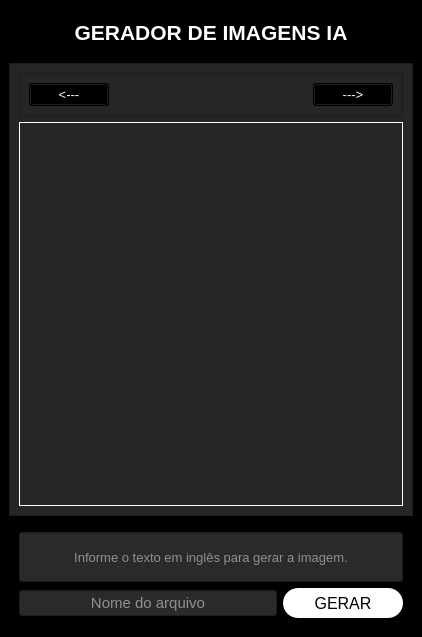
<?xml version="1.0" encoding="UTF-8"?>
<ui version="4.0">
 <class>MainWindow</class>
 <widget class="QMainWindow" name="MainWindow">
  <property name="geometry">
   <rect>
    <x>0</x>
    <y>0</y>
    <width>422</width>
    <height>637</height>
   </rect>
  </property>
  <property name="font">
   <font>
    <pointsize>11</pointsize>
   </font>
  </property>
  <property name="windowTitle">
   <string>MainWindow</string>
  </property>
  <property name="styleSheet">
   <string notr="true">background-color: rgb(0, 0, 0);</string>
  </property>
  <widget class="QWidget" name="centralwidget">
   <layout class="QVBoxLayout" name="verticalLayout">
    <item>
     <widget class="QFrame" name="title_frame">
      <property name="frameShape">
       <enum>QFrame::StyledPanel</enum>
      </property>
      <property name="frameShadow">
       <enum>QFrame::Raised</enum>
      </property>
      <layout class="QHBoxLayout" name="horizontalLayout">
       <item>
        <widget class="QLabel" name="label">
         <property name="minimumSize">
          <size>
           <width>0</width>
           <height>0</height>
          </size>
         </property>
         <property name="styleSheet">
          <string notr="true">color: rgb(255, 255, 255);</string>
         </property>
         <property name="text">
          <string>&lt;html&gt;&lt;head/&gt;&lt;body&gt;&lt;p align=&quot;center&quot;&gt;&lt;span style=&quot; font-size:16pt; font-weight:600;&quot;&gt;GERADOR DE IMAGENS IA&lt;/span&gt;&lt;/p&gt;&lt;/body&gt;&lt;/html&gt;</string>
         </property>
        </widget>
       </item>
      </layout>
     </widget>
    </item>
    <item>
     <widget class="QFrame" name="main_frame">
      <property name="styleSheet">
       <string notr="true">QFrame {
background-color: rgb(38,38,38);
}

QPushButton {
color: #fff;
}

QLabel{
border: 1.4px solid white;
}</string>
      </property>
      <property name="frameShape">
       <enum>QFrame::StyledPanel</enum>
      </property>
      <property name="frameShadow">
       <enum>QFrame::Raised</enum>
      </property>
      <layout class="QVBoxLayout" name="verticalLayout_2">
       <item>
        <widget class="QFrame" name="frame">
         <property name="frameShape">
          <enum>QFrame::StyledPanel</enum>
         </property>
         <property name="frameShadow">
          <enum>QFrame::Raised</enum>
         </property>
         <layout class="QHBoxLayout" name="horizontalLayout_2">
          <item alignment="Qt::AlignLeft">
           <widget class="QPushButton" name="btn_left">
            <property name="font">
             <font>
              <pointsize>10</pointsize>
             </font>
            </property>
            <property name="cursor">
             <cursorShape>PointingHandCursor</cursorShape>
            </property>
            <property name="text">
             <string>&lt;---</string>
            </property>
           </widget>
          </item>
          <item alignment="Qt::AlignRight">
           <widget class="QPushButton" name="btn_right">
            <property name="font">
             <font>
              <pointsize>10</pointsize>
             </font>
            </property>
            <property name="cursor">
             <cursorShape>PointingHandCursor</cursorShape>
            </property>
            <property name="text">
             <string>---&gt;</string>
            </property>
           </widget>
          </item>
         </layout>
        </widget>
       </item>
       <item>
        <widget class="QLabel" name="lbl_img">
         <property name="minimumSize">
          <size>
           <width>384</width>
           <height>384</height>
          </size>
         </property>
         <property name="text">
          <string/>
         </property>
         <property name="alignment">
          <set>Qt::AlignCenter</set>
         </property>
        </widget>
       </item>
      </layout>
     </widget>
    </item>
    <item>
     <widget class="QFrame" name="main_container">
      <property name="minimumSize">
       <size>
        <width>0</width>
        <height>0</height>
       </size>
      </property>
      <property name="styleSheet">
       <string notr="true">QLineEdit {
background-color: rgb(42,42,42);
color: rgb(245,245,245);
}

QPushButton{
background-color: rgb(255,255,255);
border: solid 0px;
font: 75 16px;
border-radius: 15px;
}

QPushButton:hover{
background-color: rgb(0,170,255);
color: rgb(255,255,255);
}</string>
      </property>
      <property name="frameShape">
       <enum>QFrame::StyledPanel</enum>
      </property>
      <property name="frameShadow">
       <enum>QFrame::Raised</enum>
      </property>
      <layout class="QVBoxLayout" name="verticalLayout_3">
       <item>
        <widget class="QLineEdit" name="txt_description">
         <property name="minimumSize">
          <size>
           <width>0</width>
           <height>50</height>
          </size>
         </property>
         <property name="font">
          <font>
           <pointsize>10</pointsize>
           <underline>false</underline>
           <strikeout>false</strikeout>
           <kerning>true</kerning>
          </font>
         </property>
         <property name="autoFillBackground">
          <bool>false</bool>
         </property>
         <property name="styleSheet">
          <string notr="true"/>
         </property>
         <property name="alignment">
          <set>Qt::AlignCenter</set>
         </property>
         <property name="dragEnabled">
          <bool>false</bool>
         </property>
         <property name="placeholderText">
          <string>Informe o texto em inglês para gerar a imagem.</string>
         </property>
         <property name="clearButtonEnabled">
          <bool>false</bool>
         </property>
        </widget>
       </item>
       <item>
        <layout class="QHBoxLayout" name="horizontalLayout_3">
         <item>
          <widget class="QLineEdit" name="txt_name_file">
           <property name="font">
            <font>
             <pointsize>11</pointsize>
            </font>
           </property>
           <property name="alignment">
            <set>Qt::AlignCenter</set>
           </property>
           <property name="placeholderText">
            <string>Nome do arquivo</string>
           </property>
          </widget>
         </item>
         <item>
          <widget class="QPushButton" name="btn_generate">
           <property name="minimumSize">
            <size>
             <width>120</width>
             <height>30</height>
            </size>
           </property>
           <property name="text">
            <string>GERAR</string>
           </property>
          </widget>
         </item>
        </layout>
       </item>
      </layout>
     </widget>
    </item>
   </layout>
  </widget>
 </widget>
 <resources/>
 <connections/>
</ui>
